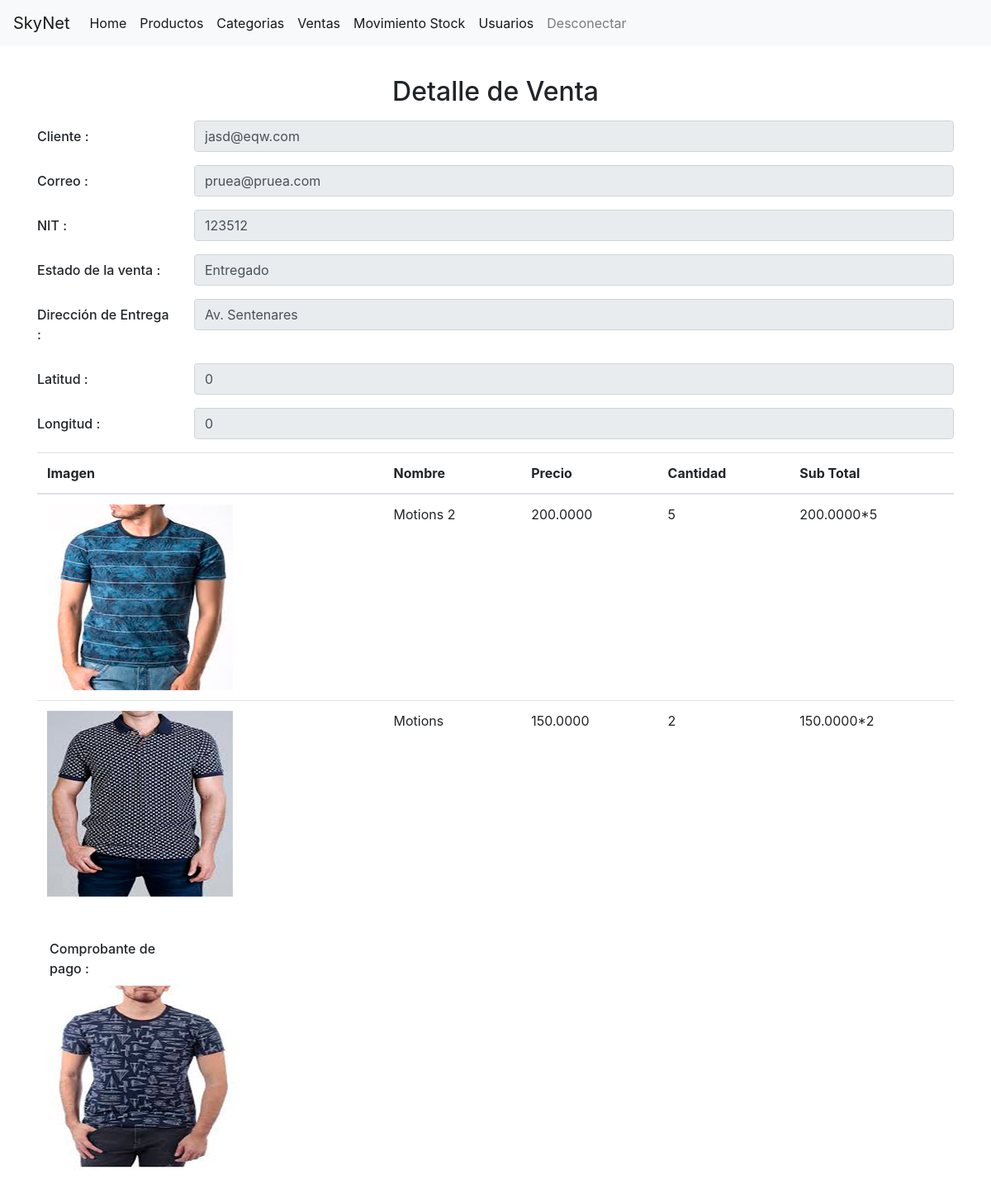
The page /outime/ventas/detalle/2/ (signed in) on the database its author committed.
### outime/models/pagos.py (models this page shows, shortened)
class Pagos(models.Model):
    monto_pagado = models.ImageField(upload_to='comprante_pagos', null=True, blank=True)
    id_venta = models.ForeignKey(Venta, on_delete=models.CASCADE, related_name='ventas_pago', default=0)
    ESTADO_PENDIENTE = 0
    ESTADO_PAGADO = 1
    ESTADO_APROBADO = 2
    ESTADO_ANULADO = -1
    ESTADOS = (
        (ESTADO_PENDIENTE, 'Pendiente'),
        (ESTADO_PAGADO, 'Pagado'),
        (ESTADO_APROBADO, 'Aprobado'),
        (ESTADO_ANULADO, 'Anulado'),
    )
    estado = FSMIntegerField(choices=ESTADOS, default=ESTADO_PENDIENTE, protected=True)
    class Meta:
        db_table = "pagos"

### outime/models/ventas.py (models this page shows, shortened)
class Venta(models.Model):
    fecha_hora = models.DateTimeField(null=False)
    usuario = models.ForeignKey(User, on_delete=models.CASCADE, related_name='usuario', default=0)
    total_vendido = models.DecimalField(null=False, default=0, decimal_places=4, max_digits=9999)
    nit = models.CharField(null=True, max_length=2000)
    nombre_factura = models.CharField(null=True, max_length=2000)
    ESTADO_CREADO = 0
    ESTADO_PAGADO = 1
    ESTADO_PAGADO_ACEPTADO = 2
    ESTADO_PAGADO_RECHAZADO = -1
    ESTADO_ENTREGADO = 3
    ESTADO_ANULADO = -2
    ESTADO_INICIADO = -5
    ESTADOS = (
        (ESTADO_CREADO, 'Creado'),
        (ESTADO_PAGADO, 'Pagado'),
        (ESTADO_PAGADO_ACEPTADO, 'Pago Aceptado'),
        (ESTADO_PAGADO_RECHAZADO, 'Pago Rechazado'),
        (ESTADO_ENTREGADO, 'Entregado'),
        (ESTADO_ANULADO, 'Anulado'),
        (ESTADO_INICIADO, 'Iniciado'),
    )
    estado = FSMIntegerField(choices=ESTADOS, default=ESTADO_INICIADO, protected=True)
    class Meta:
        db_table = "venta"

### outime/models/entregas.py (models this page shows)
class Entregas(models.Model):
    direccion_entrega = models.CharField(null=False, max_length=5000)
    latitud = models.CharField(null=True, blank=True, max_length=1000)
    longitud = models.CharField(null=True, blank=True, max_length=10000)
    id_venta = models.ForeignKey(Venta, on_delete=models.CASCADE, related_name='venta', default=0)
    class Meta:
        db_table = "entrega"

### outime/models/detalle_venta.py (models this page shows)
class DetalleVenta(models.Model):
    venta = models.ForeignKey(Venta, related_name="venta_detalle", on_delete=models.CASCADE, default=0)
    producto = models.ForeignKey(Producto, related_name="producto_detalle", on_delete=models.CASCADE, default=0)
    cantidad_vendida = models.IntegerField(default=0, null=False)
    precio_venta = models.DecimalField(null=False, default=0, decimal_places=4, max_digits=9999)
    class Meta:
        db_table = "detalleventa"

### outime/models/producto.py (models this page shows, shortened)
class Producto(models.Model):
    nombre = models.CharField(null=False, max_length=2000)
    descripcion = models.CharField(null=False, max_length=2000)
    sku = models.CharField(null=False, max_length=2000)
    categoria = models.ManyToManyField(Categoria, related_name='categorias')
    precio = models.DecimalField(null=False, default=0, decimal_places=4, max_digits=9999)
    imagen_producto = models.ImageField(upload_to='image', null=True, blank=True)
    class Meta:
        db_table = "producto"

### outime/views/venta_view.py (the view)
# urls.py: path('ventas/detalle/<int:id>/', views.verCompra, name='venta_detail'),
@staff_member_required()
def verCompra(request, id):
    pago = Pagos.objects.filter(id_venta_id=id).first()
    detalleVenta = DetalleVenta.objects.filter(venta_id=id).all()
    entregas = Entregas.objects.filter(id_venta_id=id).first()
    return render(request, 'outime/venta_detail.html',
                  {'pago': pago, 'detalleventa': detalleVenta, 'entregas': entregas})

### templates/outime/venta_detail.html (shortened to what this page needs)
{% extends 'base.html' %}
{% block content %}
    <main>
        <div class="container">
            <div class="row mt-3">
                <div class="col" id="app">
                    <h2 class="d-flex justify-content-center mb-3">Detalle de Venta</h2>
                    <div>
                        <div class="form-group row">
                            <label for="cliente" class="col-12 col-md-2 col-form-label h2">Cliente :</label>
                            <div class="col-12 col-md-10">
                                <input type="text" class="form-control" id="cliente" value="{{pago.id_venta.nombre_factura}}" disabled
                                    placeholder="Ingresa nombre cliente para la factura" required name="destinatario">
                            </div>
                        </div>
                        <div class="form-group row">
                            <label for="email" class="col-12 col-md-2 col-form-label h2">Correo :</label>
                            <div class="col-12 col-md-10">
                                <input type="text" class="form-control" id="correo" required placeholder="Ingresa tu correo" disabled name="cc_to" value="{{pago.id_venta.usuario.email}}">
                            </div>
                        </div>
                        <div class="form-group row">
                            <label for="nit" class="col-12 col-md-2 col-form-label h2">NIT :</label>
                            <div class="col-12 col-md-10">
                                <input type="text" class="form-control" id="nitFactura" required placeholder="Ingresa el NIT" disabled value="{{pago.id_venta.nit}}">
                            </div>
                        </div>
                        <div class="form-group row">
                            <label class="col-12 col-md-2 col-form-label h2">Estado de la venta :</label>
                            <div class="col-12 col-md-10">
                                {% if pago.id_venta.estado == 2 %}
                                    <input type="text" class="form-control" disabled value="Pago Aceptado">
                                {% elif pago.id_venta.estado == 3 %}
                                    <input type="text" class="form-control" disabled value="Entregado">
                                {% elif pago.id_venta.estado == 1 %}
                                    <input type="text" class="form-control" disabled value="Esperando Aprobación del pago">
                                {% elif pago.id_venta.estado == -1 %}
                                    <input type="text" class="form-control" disabled value="Pago Rechazado">
                                {% elif pago.id_venta.estado == -2 %}
                                    <input type="text" class="form-control" disabled value="Pago Anulado">
                                {% else %}
                                    <input type="text" class="form-control" disabled value="Requiere subir comprobante de pago">
                                {% endif %}
                            </div>
                        </div>
                        <div >
                            <div class="form-group row">
                                <label for="direccion" class="col-12 col-md-2 col-form-label h2">Dirección de Entrega :</label>
                                <div class="col-12 col-md-10">
                                    <input type="text" class="form-control" id="dirEntrega" required placeholder="Ingresa la dirección de entrega" value="{{ entregas.direccion_entrega }}" disabled>
                                </div>
                            </div>
                            <div class="form-group row">
                                <label for="latitud" class="col-12 col-md-2 col-form-label h2">Latitud :</label>
                                <div class="col-12 col-md-10">
                                    <input type="text" class="form-control" id="latEntrega" placeholder="Ingresa la latitud" disabled value="{{entregas.latitud}}">
                                </div>
                            </div>
                            <div class="form-group row">
                                <label for="longitud" class="col-12 col-md-2 col-form-label h2">Longitud :</label>
                                <div class="col-12 col-md-10">
                                    <input type="text" class="form-control" id="longEntrega" placeholder="Ingresa la longitud" disabled value="{{entregas.longitud}}">
                                </div>
                            </div>
                        </div>
                    </div>
                        <div class="form-group table-responsive" >
                            <table class="table" id="lista-compra" >
                                <thead>
                                    <tr>
                                        <th scope="col">Imagen</th>
                                        <th scope="col">Nombre</th>
                                        <th scope="col">Precio</th>
                                        <th scope="col">Cantidad</th>
                                        <th scope="col">Sub Total</th>
                                    </tr>
                                </thead>
                                <tbody>
                                {% for venta in detalleventa %}
                                    <tr>
                                        <td><img src="http://127.0.0.1:8000/media/{{venta.producto.imagen_producto}}"></td>
                                        <td>{{venta.producto.nombre}}</td>
                                        <td>{{venta.producto.precio}}</td>
                                        <td>{{venta.cantidad_vendida}}</td>
                                        <td>{{venta.precio_venta}}*{{venta.cantidad_vendida }}</td>
                                    </tr>
                                {% endfor %}
                                </tbody>
                            </table>
                        </div>
                        <div class="form-group" id="ocultarSiN">
                            <label class="col-12 col-md-2 col-form-label h2">Comprobante de pago :</label>
                                <div class="col-12 col-md-10">
                                    {% if pago.monto_pagado is None or pago.monto_pagado == ''%}
                                    <img src="https://thumbs.dreamstime.com/b/no-image-available-icon-flat-vector-no-image-available-icon-flat-vector-illustration-132482953.jpg" style="width: 150px">
                                    {% else %}
                                    <img src="http://127.0.0.1:8000/media/{{ pago.monto_pagado }}">
                                    {% endif %}
                                </div>
                                <br>
                        </div>
                </div>
            </div>
        </div>
    </main>
{% endblock %}

### templates/base.html (shortened to what this page needs)
<!DOCTYPE html>
<html lang="en">
<head>
    {% load static %}
    <link href="{%   static  "bootstrap/css/bootstrap.css"%}" rel="stylesheet">
    <link href="{%   static  "bootstrap-select-1.13.9/dist/css/bootstrap-select.min.css"%}" rel="stylesheet">
</head>
<body>
<nav class="navbar navbar-expand-lg navbar-light bg-light">
  <div class="collapse navbar-collapse" id="navbarTogglerDemo01">
    <a class="navbar-brand" href="{% url 'venta_list' %}">SkyNet</a>
    <ul class="navbar-nav mr-auto mt-2 mt-lg-0">
      <li class="nav-item active">
        <a class="nav-link" href="{% url 'venta_list' %}">Home <span class="sr-only">(current)</span></a>
      </li>
        <li class="nav-item active">
        <a class="nav-link" href="{% url 'producto_list' %}">Productos <span class="sr-only">(current)</span></a>
      </li>
        <li class="nav-item active">
        <a class="nav-link" href="{% url 'categoria_list' %}">Categorias <span class="sr-only">(current)</span></a>
      </li>
        <li class="nav-item active">
        <a class="nav-link" href="{% url 'venta_list' %}">Ventas <span class="sr-only">(current)</span></a>
      </li>
        <li class="nav-item active">
        <a class="nav-link" href="{% url 'movstock_list' %}">Movimiento Stock <span class="sr-only">(current)</span></a>
      </li>
        <li class="nav-item active">
        <a class="nav-link" href="{% url 'usuarios' %}">Usuarios <span class="sr-only">(current)</span></a>
      </li>
        <li class="nav-item">
        <a class="nav-link" href="/accounts/logout/" id="desconectar">Desconectar</a>
      </li>
    </ul>
  </div>
</nav>
<div class="card-body" id="render_content">
{% block content %}
{% endblock %}
</div>
</body>
</html>

### rows shown on the page
Pagos: destinatario "jasd@eqw.com", cc_to "pruea@pruea.com", id_venta.nit "123512", monto_pagado (picture)
Entregas: direccion_entrega "Av. Sentenares", latitud "0", longitud "0"
DetalleVenta: producto.imagen_producto (picture), producto.nombre "Motions 2", producto.precio "200.0000", cantidad_vendida "5", precio_venta "200.0000"
DetalleVenta: producto.imagen_producto (picture), producto.nombre "Motions", producto.precio "150.0000", cantidad_vendida "2", precio_venta "150.0000"
